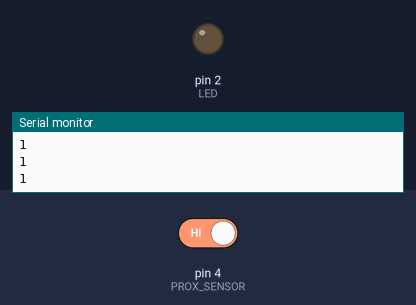
The sketch below on a simulated Arduino Uno, built with avr-gcc and run on an emulated ATmega328P. On the bench: output pins drawn as LEDs (lit = HIGH), the last lines printed to the serial monitor. Inputs (shaded band) come from the test bench; at power-on: pin 4 (PROX_SENSOR) HIGH.

Above: at 1.2 s.
1.3 s: pin 4 (PROX_SENSOR) driven LOW
At 2.1 s:
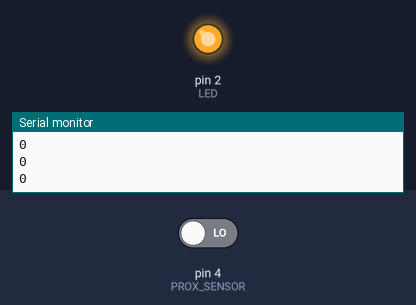
2.8 s: pin 4 (PROX_SENSOR) driven HIGH
At 3.3 s:
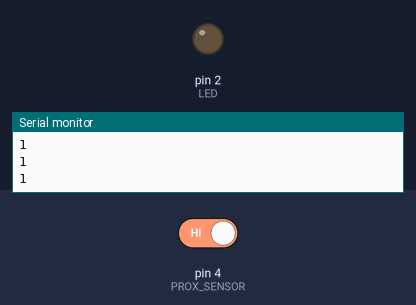
Timing chart, 0 to 5.8 s (numbered marks = the images above; inputs shaded):
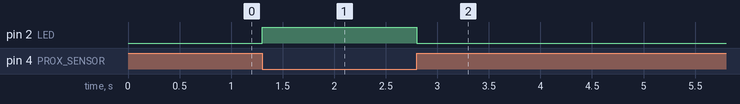

Measured:
- after the input at 1.3 s, pin 2 (LED): LOW → HIGH at once
- after the input at 2.8 s, pin 2 (LED): HIGH → LOW at once

The sketch:

LED_with_Button.ino
```cpp
const int LED = 2;

// A IR Proximity Sensor is a binary sensor and thus can behave like a switch!
const int PROX_SENSOR = 4;

void setup()
{
    Serial.begin(115200);
    pinMode(LED, OUTPUT);
    pinMode(PROX_SENSOR, INPUT);
}

void loop()
{
    int state = digitalRead(PROX_SENSOR);
    Serial.println(state);

    if (state == LOW)
    {
        digitalWrite(LED, HIGH);
    }
    else
    {
        digitalWrite(LED, LOW);
    }

    delay(100);
}
```
